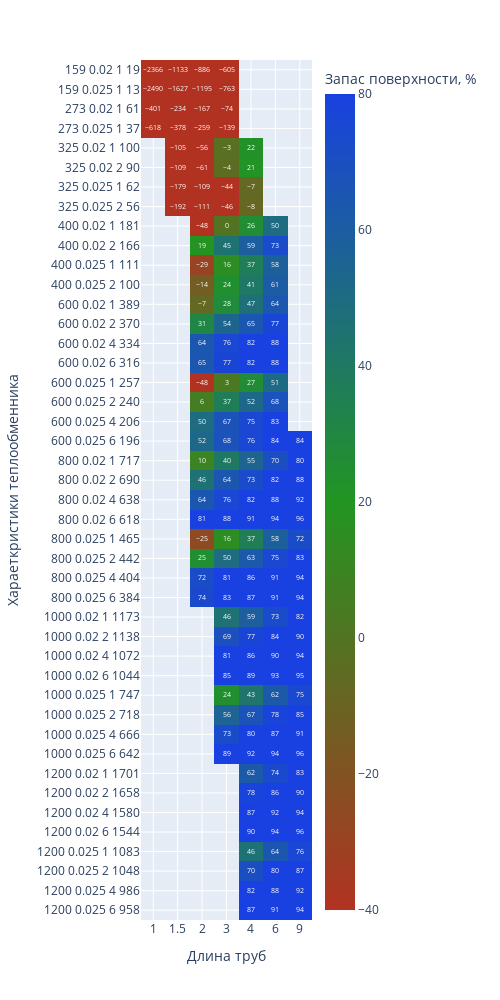

Notebook code for this chart:
### Markdown cell above
В дефлегматоре конденсируются пары из верхней части колонны (мольный состав паров аналогичен составу дистилляту).

### Code cell
heaters = eq.calculate_equipment(
        heaters_table,
        aqua_vapor_saturation_by_pressure,
        aqua_liquid_saturation,
        aqua_vapor_saturation,
        balance,
        properties,
        FEED_TEMPERATURE,
        thermal_balance,
        Ropt,
        EQ_NAME = 'дефлегматор',
        ORIENTACION = 'вертикальный', #Можно посчитать как 'горизониальный'
        AQ_PRESSURE = 3) #изменяемый параметр

fig = px.imshow(
    round(heaters),
    labels=dict(x="Длина труб", y="Хараеткристики теплообменника", color="Запас поверхности, %"),
    range_color=[-40,80],
    color_continuous_scale=["rgb(178, 50, 34)", "rgb(34, 149, 34)", "rgb(25, 65, 225)"],
    x=heaters.columns,
    y=heaters.index,
    text_auto=True, aspect="auto",
    width=500,
    height=1000
    )
fig.show()

### Figure 1 — Plotly figure (JSON) as saved in the notebook; plotly's stock layout.template omitted (floating-point values rounded to 4 significant figures; data arrays with more than 128 entries replaced by an {"elided": "..."} marker saying what was removed)
{"data": [{"coloraxis": "coloraxis", "hovertemplate": "Длина труб: %{x}<br>Хараеткристики теплообменника: %{y}<br>Запас поверхности, %: %{z}<extra></extra>", "name": "0", "texttemplate": "%{z}", "type": "heatmap", "x": ["1", "1.5", "2", "3", "4", "6", "9"], "xaxis": "x", "y": ["159 0.02 1 19", "159 0.025 1 13", "273 0.02 1 61", "273 0.025 1 37", "325 0.02 1 100", "325 0.02 2 90", "325 0.025 1 62", "325 0.025 2 56", "400 0.02 1 181", "400 0.02 2 166", "400 0.025 1 111", "400 0.025 2 100", "600 0.02 1 389", "600 0.02 2 370", "600 0.02 4 334", "600 0.02 6 316", "600 0.025 1 257", "600 0.025 2 240", "600 0.025 4 206", "600 0.025 6 196", "800 0.02 1 717", "800 0.02 2 690", "800 0.02 4 638", "800 0.02 6 618", "800 0.025 1 465", "800 0.025 2 442", "800 0.025 4 404", "800 0.025 6 384", "1000 0.02 1 1173", "1000 0.02 2 1138", "1000 0.02 4 1072", "1000 0.02 6 1044", "1000 0.025 1 747", "1000 0.025 2 718", "1000 0.025 4 666", "1000 0.025 6 642", "1200 0.02 1 1701", "1200 0.02 2 1658", "1200 0.02 4 1580", "1200 0.02 6 1544", "1200 0.025 1 1083", "1200 0.025 2 1048", "1200 0.025 4 986", "1200 0.025 6 958"], "yaxis": "y", "z": {"elided": "44x7 int values"}}], "layout": {"coloraxis": {"cmax": 80, "cmin": -40, "colorbar": {"title": {"text": "Запас поверхности, %"}}, "colorscale": [[0, "rgb(178, 50, 34)"], [0.5, "rgb(34, 149, 34)"], [1, "rgb(25, 65, 225)"]]}, "height": 1000, "margin": {"t": 60}, "width": 500, "xaxis": {"anchor": "y", "domain": [0, 1], "title": {"text": "Длина труб"}}, "yaxis": {"anchor": "x", "autorange": "reversed", "domain": [0, 1], "title": {"text": "Хараеткристики теплообменника"}}}}
